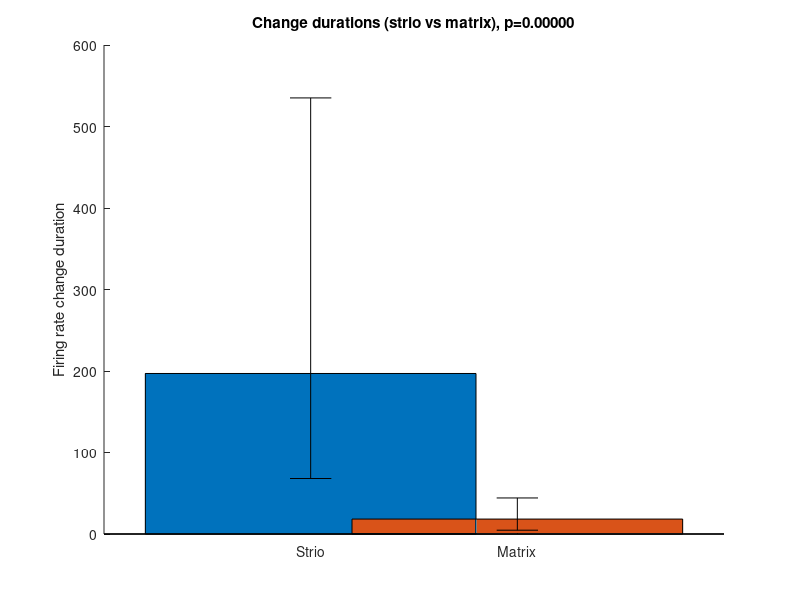

Here is the MATLAB script that generated this plot:
% These paramaters should be updated by hand by consulting the data and 
% a chi-squared tabled.
N_STRIO = 35;
A_STRIO = 51.966;
B_STRIO = 19.806;
N_MATRIX = 77;
A_MATRIX = 101.999;
B_MATRIX = 53.782;

striodur = load('./strio_duration.mat');
matrixdur = load('./matrix_duration.mat');
striodur = striodur.duration;
matrixdur = matrixdur.duration;

s2_strio = var(striodur); % By default this normalizes by (n - 1)
s2_matrix = var(matrixdur);

uCI_strio = ((N_STRIO - 1) * s2_strio) / B_STRIO;
lCI_strio = ((N_STRIO - 1) * s2_strio) / A_STRIO;
uCI_matrix = ((N_MATRIX - 1) * s2_matrix) / B_MATRIX;
lCI_matrix = ((N_MATRIX - 1) * s2_matrix) / A_MATRIX;

[h,p] = vartest2(striodur, matrixdur);

f = figure;
hold on;
bar(1, s2_strio);
bar(2, s2_matrix);
errorbar(1, s2_strio, lCI_strio, uCI_strio, 'k');
errorbar(2, s2_matrix, lCI_matrix, uCI_matrix, 'k');
set(gca, 'xtick', [1 2], 'xticklabel', {'Strio', 'Matrix'});
ylabel('Firing rate change duration');
title(sprintf('Change durations (strio vs matrix), p=%.5f', p));
